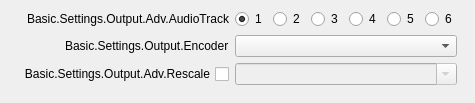
                   <widget class="QWidget" name="advOutputStreamTab">
                    <attribute name="title">
                     <string>Basic.Settings.Output.Adv.Streaming</string>
                    </attribute>
                    <layout class="QVBoxLayout" name="verticalLayout_12">
                     <property name="leftMargin">
                      <number>9</number>
                     </property>
                     <property name="topMargin">
                      <number>0</number>
                     </property>
                     <property name="rightMargin">
                      <number>9</number>
                     </property>
                     <property name="bottomMargin">
                      <number>9</number>
                     </property>
                     <item alignment="Qt::AlignTop">
                      <widget class="QWidget" name="widget_4" native="true">
                       <layout class="QVBoxLayout" name="verticalLayout_14">
                        <property name="spacing">
                         <number>0</number>
                        </property>
                        <property name="leftMargin">
                         <number>0</number>
                        </property>
                        <property name="topMargin">
                         <number>0</number>
                        </property>
                        <property name="rightMargin">
                         <number>0</number>
                        </property>
                        <property name="bottomMargin">
                         <number>0</number>
                        </property>
                        <item>
                         <widget class="QWidget" name="advOutTopContainer" native="true">
                          <property name="sizePolicy">
                           <sizepolicy hsizetype="Preferred" vsizetype="Maximum">
                            <horstretch>0</horstretch>
                            <verstretch>0</verstretch>
                           </sizepolicy>
                          </property>
                          <layout class="QFormLayout" name="advOutTopLayout">
                           <property name="fieldGrowthPolicy">
                            <enum>QFormLayout::AllNonFixedFieldsGrow</enum>
                           </property>
                           <property name="labelAlignment">
                            <set>Qt::AlignRight|Qt::AlignTrailing|Qt::AlignVCenter</set>
                           </property>
                           <item row="1" column="0">
                            <widget class="QLabel" name="label_28">
                             <property name="minimumSize">
                              <size>
                               <width>170</width>
                               <height>0</height>
                              </size>
                             </property>
                             <property name="text">
                              <string>Basic.Settings.Output.Adv.AudioTrack</string>
                             </property>
                             <property name="alignment">
                              <set>Qt::AlignRight|Qt::AlignTrailing|Qt::AlignVCenter</set>
                             </property>
                            </widget>
                           </item>
                           <item row="1" column="1">
                            <widget class="QWidget" name="widget_8" native="true">
                             <property name="sizePolicy">
                              <sizepolicy hsizetype="Maximum" vsizetype="Preferred">
                               <horstretch>0</horstretch>
                               <verstretch>0</verstretch>
                              </sizepolicy>
                             </property>
                             <layout class="QHBoxLayout" name="horizontalLayout_7">
                              <property name="leftMargin">
                               <number>0</number>
                              </property>
                              <property name="topMargin">
                               <number>0</number>
                              </property>
                              <property name="rightMargin">
                               <number>0</number>
                              </property>
                              <property name="bottomMargin">
                               <number>0</number>
                              </property>
                              <item>
                               <widget class="QRadioButton" name="advOutTrack1">
                                <property name="text">
                                 <string notr="true">1</string>
                                </property>
                                <property name="checked">
                                 <bool>true</bool>
                                </property>
                               </widget>
                              </item>
                              <item>
                               <widget class="QRadioButton" name="advOutTrack2">
                                <property name="text">
                                 <string notr="true">2</string>
                                </property>
                               </widget>
                              </item>
                              <item>
                               <widget class="QRadioButton" name="advOutTrack3">
                                <property name="text">
                                 <string notr="true">3</string>
                                </property>
                               </widget>
                              </item>
                              <item>
                               <widget class="QRadioButton" name="advOutTrack4">
                                <property name="text">
                                 <string notr="true">4</string>
                                </property>
                               </widget>
                              </item>
                              <item>
                               <widget class="QRadioButton" name="advOutTrack5">
                                <property name="text">
                                 <string notr="true">5</string>
                                </property>
                               </widget>
                              </item>
                              <item>
                               <widget class="QRadioButton" name="advOutTrack6">
                                <property name="text">
                                 <string notr="true">6</string>
                                </property>
                               </widget>
                              </item>
                             </layout>
                            </widget>
                           </item>
                           <item row="2" column="0">
                            <widget class="QLabel" name="advOutEncLabel">
                             <property name="text">
                              <string>Basic.Settings.Output.Encoder</string>
                             </property>
                             <property name="buddy">
                              <cstring>advOutEncoder</cstring>
                             </property>
                            </widget>
                           </item>
                           <item row="2" column="1">
                            <widget class="QComboBox" name="advOutEncoder"/>
                           </item>
                           <item row="3" column="0">
                            <widget class="QCheckBox" name="advOutUseRescale">
                             <property name="sizePolicy">
                              <sizepolicy hsizetype="Minimum" vsizetype="Expanding">
                               <horstretch>0</horstretch>
                               <verstretch>0</verstretch>
                              </sizepolicy>
                             </property>
                             <property name="layoutDirection">
                              <enum>Qt::RightToLeft</enum>
                             </property>
                             <property name="text">
                              <string>Basic.Settings.Output.Adv.Rescale</string>
                             </property>
                            </widget>
                           </item>
                           <item row="3" column="1">
                            <widget class="QComboBox" name="advOutRescale">
                             <property name="enabled">
                              <bool>false</bool>
                             </property>
                             <property name="editable">
                              <bool>true</bool>
                             </property>
                            </widget>
                           </item>
                          </layout>
                         </widget>
                        </item>
                       </layout>
                      </widget>
                     </item>
                    </layout>
                   </widget>
